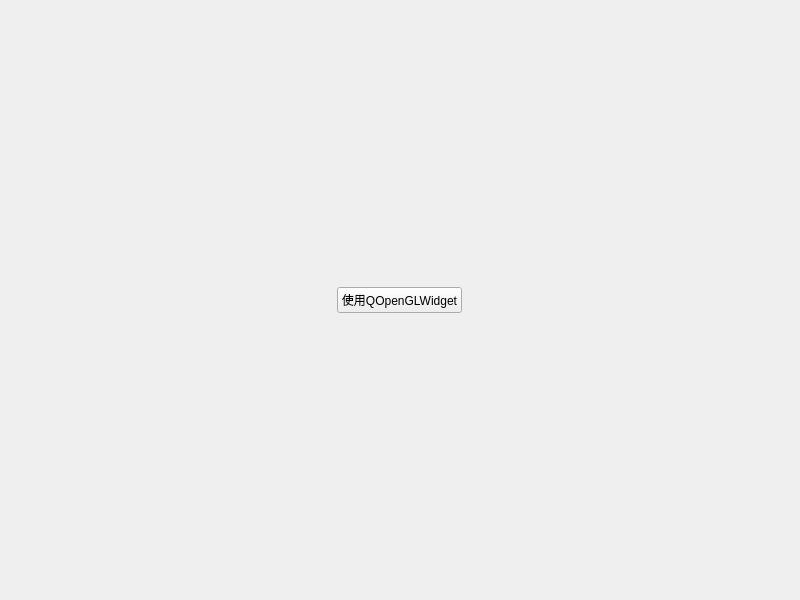
<?xml version="1.0" encoding="UTF-8"?>
<ui version="4.0">
 <class>Widget</class>
 <widget class="QWidget" name="Widget">
  <property name="geometry">
   <rect>
    <x>0</x>
    <y>0</y>
    <width>800</width>
    <height>600</height>
   </rect>
  </property>
  <property name="windowTitle">
   <string>Widget</string>
  </property>
  <layout class="QGridLayout" name="gridLayout_2">
   <item row="1" column="2">
    <spacer name="horizontalSpacer_2">
     <property name="orientation">
      <enum>Qt::Horizontal</enum>
     </property>
     <property name="sizeHint" stdset="0">
      <size>
       <width>327</width>
       <height>20</height>
      </size>
     </property>
    </spacer>
   </item>
   <item row="1" column="0">
    <spacer name="horizontalSpacer">
     <property name="orientation">
      <enum>Qt::Horizontal</enum>
     </property>
     <property name="sizeHint" stdset="0">
      <size>
       <width>327</width>
       <height>20</height>
      </size>
     </property>
    </spacer>
   </item>
   <item row="1" column="1">
    <widget class="QPushButton" name="but_widget">
     <property name="text">
      <string>使用QOpenGLWidget</string>
     </property>
    </widget>
   </item>
   <item row="0" column="0" colspan="3">
    <layout class="QGridLayout" name="gridLayout"/>
   </item>
  </layout>
 </widget>
 <resources/>
 <connections/>
</ui>
